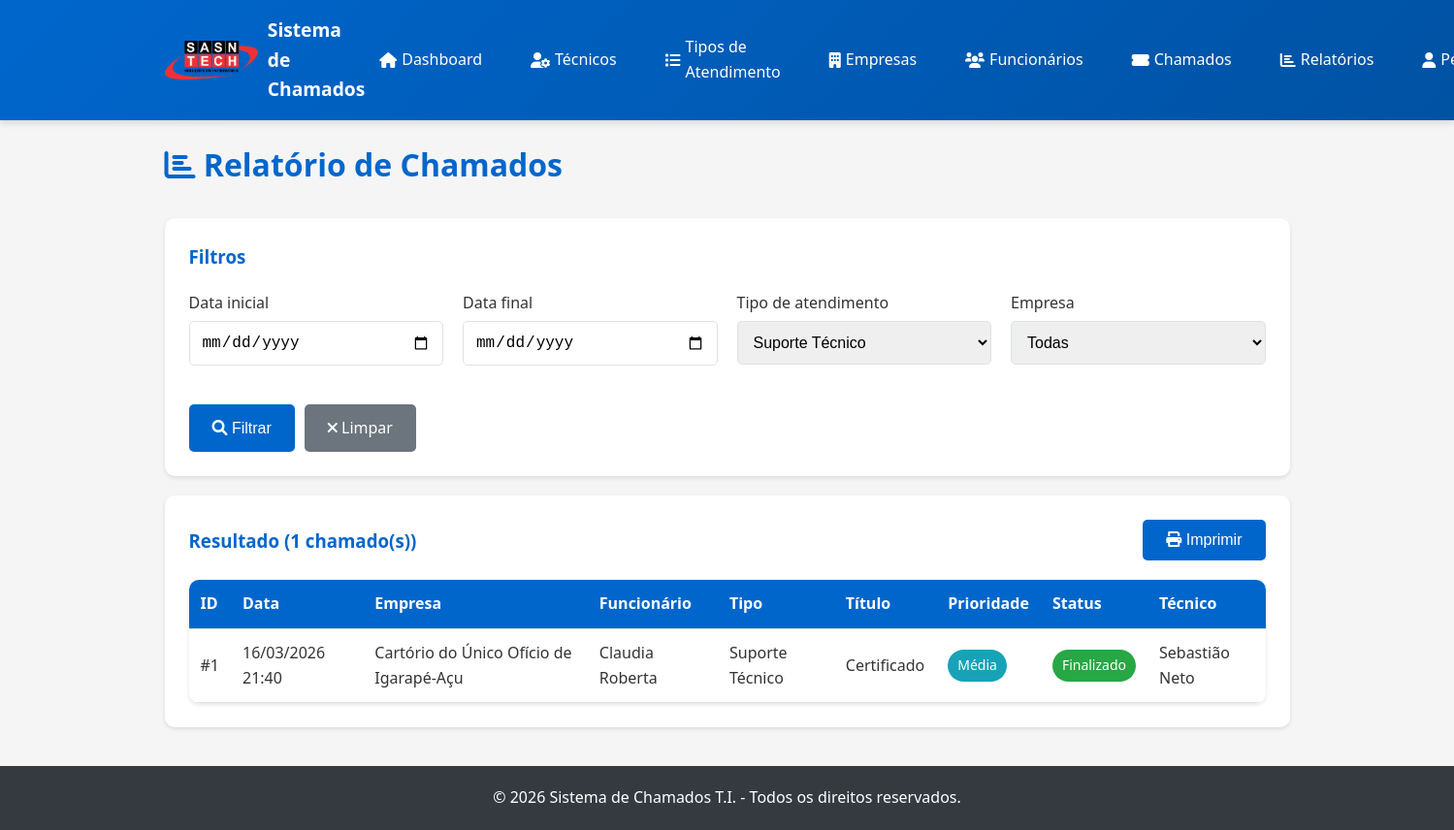
Page /relatorios.php?tipo_atendimento_id=1 (signed in) on the committed database.
### tables this page shows
CREATE TABLE `chamados` (
  `id` int(11) NOT NULL,
  `empresa_id` int(11) NOT NULL,
  `funcionario_id` int(11) NOT NULL,
  `tecnico_id` int(11) DEFAULT NULL,
  `tipo_atendimento_id` int(11) NOT NULL,
  `titulo` varchar(255) NOT NULL,
  `descricao` text NOT NULL,
  `prioridade` enum('baixa','media','alta','urgente') DEFAULT 'media',
  `status` enum('pendente','em_atendimento','finalizado','reaberto','cancelado') DEFAULT 'pendente',
  `solucao` text DEFAULT NULL,
  `anexo` varchar(255) DEFAULT NULL,
  `created_at` timestamp NOT NULL DEFAULT current_timestamp(),
  `updated_at` timestamp NOT NULL DEFAULT current_timestamp() ON UPDATE current_timestamp(),
  `finalizado_at` timestamp NULL DEFAULT NULL
);

CREATE TABLE `empresas` (
  `id` int(11) NOT NULL,
  `nome` varchar(255) NOT NULL,
  `contato` varchar(50) DEFAULT NULL,
  `email` varchar(255) NOT NULL,
  `endereco` text DEFAULT NULL,
  `usuario` varchar(100) NOT NULL,
  `senha` varchar(255) NOT NULL,
  `ativo` tinyint(1) DEFAULT 1,
  `created_at` timestamp NOT NULL DEFAULT current_timestamp(),
  `updated_at` timestamp NOT NULL DEFAULT current_timestamp() ON UPDATE current_timestamp()
);

CREATE TABLE `usuarios` (
  `id` int(11) NOT NULL,
  `nome` varchar(255) NOT NULL,
  `contato` varchar(50) DEFAULT NULL,
  `email` varchar(255) NOT NULL,
  `usuario` varchar(100) NOT NULL,
  `senha` varchar(255) NOT NULL,
  `tipo` enum('admin','tecnico','funcionario') NOT NULL,
  `empresa_id` int(11) DEFAULT NULL,
  `ativo` tinyint(1) DEFAULT 1,
  `created_at` timestamp NOT NULL DEFAULT current_timestamp(),
  `updated_at` timestamp NOT NULL DEFAULT current_timestamp() ON UPDATE current_timestamp()
);

CREATE TABLE `tipos_atendimento` (
  `id` int(11) NOT NULL,
  `nome` varchar(255) NOT NULL,
  `descricao` text DEFAULT NULL,
  `ativo` tinyint(1) DEFAULT 1,
  `created_at` timestamp NOT NULL DEFAULT current_timestamp(),
  `updated_at` timestamp NOT NULL DEFAULT current_timestamp() ON UPDATE current_timestamp()
);

### relatorios.php (the view, shortened to what this page needs)
<?php
$db = Database::getInstance()->getConnection();
$data_inicio = $_GET['data_inicio'] ?? '';
$data_fim = $_GET['data_fim'] ?? '';
$tipo_id = (int) ($_GET['tipo_atendimento_id'] ?? 0);
$empresa_id = (int) ($_GET['empresa_id'] ?? 0);
$filtroPreenchido = !empty($data_inicio) || !empty($data_fim) || $tipo_id > 0 || $empresa_id > 0;
$chamados = [];
if ($filtroPreenchido) {
    $where = [];
    $params = [];
    if ($tipo_id > 0) {
        $where[] = "c.tipo_atendimento_id = ?";
        $params[] = $tipo_id;
    }
    $whereClause = 'WHERE ' . implode(' AND ', $where);
    $sql = "
        SELECT c.*,
               e.nome as empresa_nome,
               u.nome as funcionario_nome,
               t.nome as tecnico_nome,
               ta.nome as tipo_nome
        FROM chamados c
        LEFT JOIN empresas e ON c.empresa_id = e.id
        LEFT JOIN usuarios u ON c.funcionario_id = u.id
        LEFT JOIN usuarios t ON c.tecnico_id = t.id
        LEFT JOIN tipos_atendimento ta ON c.tipo_atendimento_id = ta.id
        $whereClause
        ORDER BY c.created_at DESC
    ";
    $stmt = $db->prepare($sql);
    $stmt->execute($params);
    $chamados = $stmt->fetchAll();
}
$stmt = $db->query("SELECT id, nome FROM tipos_atendimento WHERE ativo = 1 ORDER BY nome");
$tipos_atendimento = $stmt->fetchAll();
$statusLabels = [
    'pendente' => 'Pendente',
    'em_atendimento' => 'Em atendimento',
    'finalizado' => 'Finalizado',
    'reaberto' => 'Reaberto',
    'cancelado' => 'Cancelado'
];
$prioridadeLabels = [
    'baixa' => 'Baixa',
    'media' => 'Média',
    'alta' => 'Alta',
    'urgente' => 'Urgente'
];
include 'includes/header.php';
?>
<div class="page-header">
    <h1><i class="fas fa-chart-bar"></i> Relatório de Chamados</h1>
</div>
<div class="card relatorio-filtros">
    <h3>Filtros</h3>
    <form method="GET" class="relatorio-form">
        <div class="filtros-grid">
            <div class="form-group">
                <label for="data_inicio">Data inicial</label>
                <input type="date" id="data_inicio" name="data_inicio" class="form-control" value="<?php echo htmlspecialchars($data_inicio); ?>">
            </div>
            <div class="form-group">
                <label for="data_fim">Data final</label>
                <input type="date" id="data_fim" name="data_fim" class="form-control" value="<?php echo htmlspecialchars($data_fim); ?>">
            </div>
            <div class="form-group">
                <label for="tipo_atendimento_id">Tipo de atendimento</label>
                <select id="tipo_atendimento_id" name="tipo_atendimento_id" class="form-control">
                    <?php foreach ($tipos_atendimento as $tipo): ?>
                        <option value="<?php echo $tipo['id']; ?>" <?php echo $tipo_id === (int)$tipo['id'] ? 'selected' : ''; ?>>
                            <?php echo htmlspecialchars($tipo['nome']); ?>
                        </option>
                    <?php endforeach; ?>
                </select>
            </div>
            <div class="form-group">
                <label for="empresa_id">Empresa</label>
                <select id="empresa_id" name="empresa_id" class="form-control">
                    <option value="">Todas</option>
                </select>
            </div>
        </div>
        <div class="filtros-actions">
            <button type="submit" class="btn btn-primary"><i class="fas fa-search"></i> Filtrar</button>
            <a href="relatorios.php" class="btn btn-secondary"><i class="fas fa-times"></i> Limpar</a>
        </div>
    </form>
</div>
<?php if ($filtroPreenchido): ?>
<div class="card relatorio-resultado">
    <div class="relatorio-header">
        <h3>Resultado (<?php echo count($chamados); ?> chamado(s))</h3>
        <button type="button" class="btn btn-primary" onclick="window.print()" id="btnImprimir">
            <i class="fas fa-print"></i> Imprimir
        </button>
    </div>
    <div id="relatorio-conteudo">
        <?php if (empty($chamados)): ?>
            <div class="empty-state">
                <i class="fas fa-inbox"></i>
                <h3>Nenhum chamado encontrado</h3>
                <p>Ajuste os filtros e tente novamente.</p>
            </div>
        <?php else: ?>
            <div class="table-container">
                <table class="table table-relatorio">
                    <thead>
                        <tr>
                            <th>ID</th>
                            <th>Data</th>
                            <th>Empresa</th>
                            <th>Funcionário</th>
                            <th>Tipo</th>
                            <th>Título</th>
                            <th>Prioridade</th>
                            <th>Status</th>
                            <th>Técnico</th>
                        </tr>
                    </thead>
                    <tbody>
                        <?php foreach ($chamados as $chamado): ?>
                            <tr>
                                <td>#<?php echo $chamado['id']; ?></td>
                                <td><?php echo date('d/m/Y H:i', strtotime($chamado['created_at'])); ?></td>
                                <td><?php echo htmlspecialchars($chamado['empresa_nome'] ?? '-'); ?></td>
                                <td><?php echo htmlspecialchars($chamado['funcionario_nome'] ?? '-'); ?></td>
                                <td><?php echo htmlspecialchars($chamado['tipo_nome'] ?? '-'); ?></td>
                                <td><?php echo htmlspecialchars($chamado['titulo']); ?></td>
                                <td><span class="badge badge-<?php echo $chamado['prioridade'] === 'urgente' ? 'danger' : ($chamado['prioridade'] === 'alta' ? 'warning' : 'info'); ?>"><?php echo $prioridadeLabels[$chamado['prioridade']] ?? $chamado['prioridade']; ?></span></td>
                                <td><span class="badge badge-<?php echo $chamado['status'] === 'finalizado' ? 'success' : ($chamado['status'] === 'em_atendimento' ? 'primary' : 'secondary'); ?>"><?php echo $statusLabels[$chamado['status']] ?? $chamado['status']; ?></span></td>
                                <td><?php echo htmlspecialchars($chamado['tecnico_nome'] ?? '-'); ?></td>
                            </tr>
                        <?php endforeach; ?>
                    </tbody>
                </table>
            </div>
        <?php endif; ?>
    </div>
</div>
<?php endif; ?>
<?php include 'includes/footer.php'; ?>

### assets/css/style.css (style rules this page uses)
:root { --primary-color: #0066cc; --primary-dark: #0052a3; --primary-light: #3385d6; --secondary-color: #00a859; --secondary-dark: #008547; --danger-color: #dc3545; --warning-color: #ffc107; --success-color: #28a745; --info-color: #17a2b8; --dark-color: #343a40; --light-color: #f8f9fa; --border-color: #dee2e6; --text-color: #333; --text-muted: #6c757d; --white: #ffffff; --shadow: 0 2px 4px rgba(0,0,0,0.1); --shadow-lg: 0 4px 6px rgba(0,0,0,0.1); }
* { margin: 0; padding: 0; box-sizing: border-box; }
body { font-family: 'Segoe UI', Tahoma, Geneva, Verdana, sans-serif; background-color: #f5f5f5; color: var(--text-color); line-height: 1.6; }
.form-group { margin-bottom: 20px; }
.form-group label { display: block; margin-bottom: 5px; color: var(--text-color); font-weight: 500; }
.form-control { width: 100%; padding: 12px; border: 1px solid var(--border-color); border-radius: 5px; font-size: 1rem; transition: border-color 0.3s; }
select.form-control { cursor: pointer; }
.btn { padding: 12px 24px; border: none; border-radius: 5px; font-size: 1rem; cursor: pointer; transition: all 0.3s; text-decoration: none; display: inline-block; text-align: center; }
.btn-primary { background-color: var(--primary-color); color: var(--white); }
.btn-secondary { background-color: var(--text-muted); color: var(--white); }
.table-container { background: var(--white); border-radius: 10px; box-shadow: var(--shadow); overflow-x: auto; }
.table { width: 100%; border-collapse: collapse; }
.table thead { background-color: var(--primary-color); color: var(--white); }
.table th, .table td { padding: 12px; text-align: left; border-bottom: 1px solid var(--border-color); }
.badge { display: inline-block; padding: 5px 10px; border-radius: 20px; font-size: 0.875rem; font-weight: 500; }
.badge-success { background-color: var(--success-color); color: var(--white); }
.badge-info { background-color: var(--info-color); color: var(--white); }
.card { background: var(--white); border-radius: 10px; box-shadow: var(--shadow); padding: 25px; margin-bottom: 20px; }
.page-header { display: flex; justify-content: space-between; align-items: center; margin-bottom: 30px; }
.page-header h1 { color: var(--primary-color); margin: 0; }
.relatorio-filtros h3, .relatorio-resultado h3 { color: var(--primary-color); margin-bottom: 20px; }
.filtros-grid { display: grid; grid-template-columns: repeat(auto-fit, minmax(180px, 1fr)); gap: 20px; margin-bottom: 20px; }
.filtros-actions { display: flex; gap: 10px; }
.relatorio-header { display: flex; justify-content: space-between; align-items: center; margin-bottom: 20px; }
.relatorio-header h3 { margin: 0; }

### rows in the picture
chamados: id "1", created_at "16/03/2026 21:40", empresa.nome "Cartório do Único Ofício de Igarapé-Açu", funcionario.nome "Claudia Roberta", tipo_atendimento.nome "Suporte Técnico", titulo "Certificado", prioridade "Média", status "Finalizado", tecnico.nome "Sebastião Neto"

### other values in the picture
count($chamados) "1"
form field tipo_atendimento_id "Suporte Técnico"
